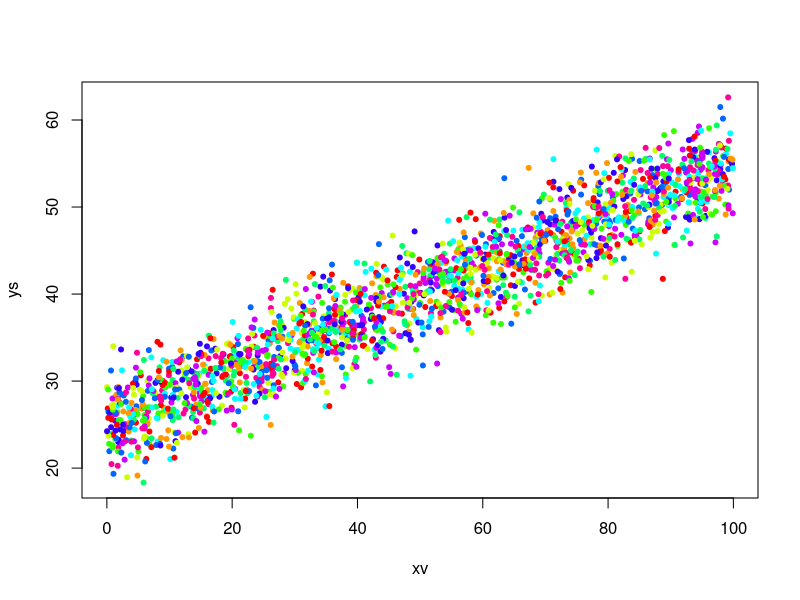
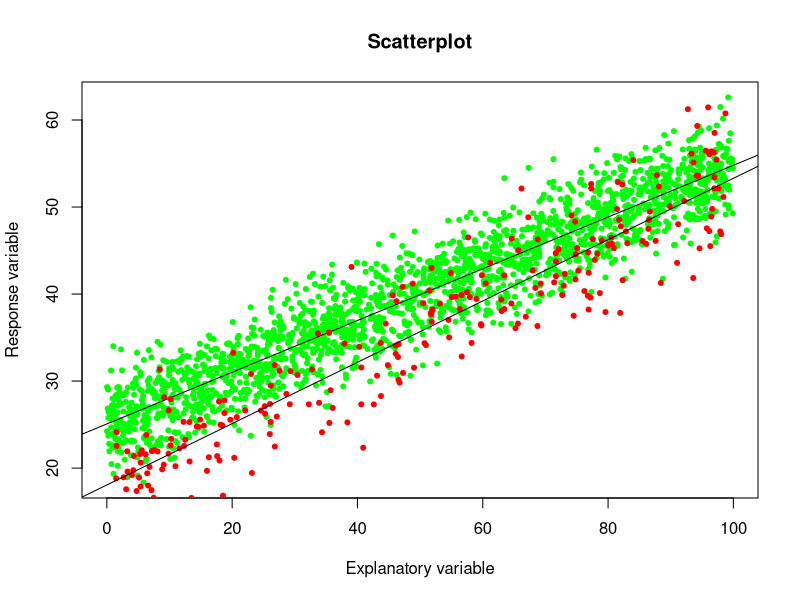

Reproduce these figures in R, in order. (Note: this script raises an error after producing the figures.)
### SCATTER PLOTS ###
#Scatter plots helps in in checking the relationship or the association between two continuous 
# explanatory variables. There are two ways of specifiying plot, points and lines and it is up to you 
# to decide 


data <- read.table("scatter1.txt", header = TRUE)
View(data)
attach(data)
names(data)

# Producing a scatter using the catersian plot function 
plot(xv, ys, col = rainbow(10), pch = 20) # pch means plot character

# Changings the names of the variables in the plot 
plot(xv, ys, col = "green", pch = 20, xlab = "Explanatory variable" ,
     ylab =  "Response variable", main = "Scatterplot")

# Adding a regression line through the cloud of data points 
abline(lm(ys~xv))

# Adding more points to the plot 

data1<- read.table("scatter2.txt", header = TRUE)
attach(data1)
View(data1)
names(data1)

# we add more points by using the function points 
points(xv2, ys2, col = "red", pch = 20, xlim = c(-50,100))

# Adding a regression line through the extra points
abline(lm(ys2~xv2))

# Scaling the plot to encompasses the all the points from the dataset
plot(c(xv,ys), c(xv2,ys2), xlim = c(0,100), ylim = c(0,70), xlab = "Explanatory variables", ylab = "Response variables", type = "n")


range(c(xv, xv2))
range(c(ys, ys2))


#New scatterplot with the limits 
plot(xv, ys, col = "green", pch = 20, xlab = "Explanatory variable" ,
     ylab =  "Response variable", main = "Scatterplot", xlim =c(0,100), ylim = c(0,70))

# Adding a regression line through the cloud of data points 
abline(lm(ys~xv))

# we add the additonal points by using the function points 
points(xv2, ys2, col = "red", pch = 20, xlim = c(0,100), ylim = c(0,70))

# Adding a regression line through the extra points
abline(lm(ys2~xv2))

# Adding a legend to explain the difference between the two colours of points 
legend(locator(1), c("Treatment", "Control"), pch = c(20,20), col = c("green", "red"))


